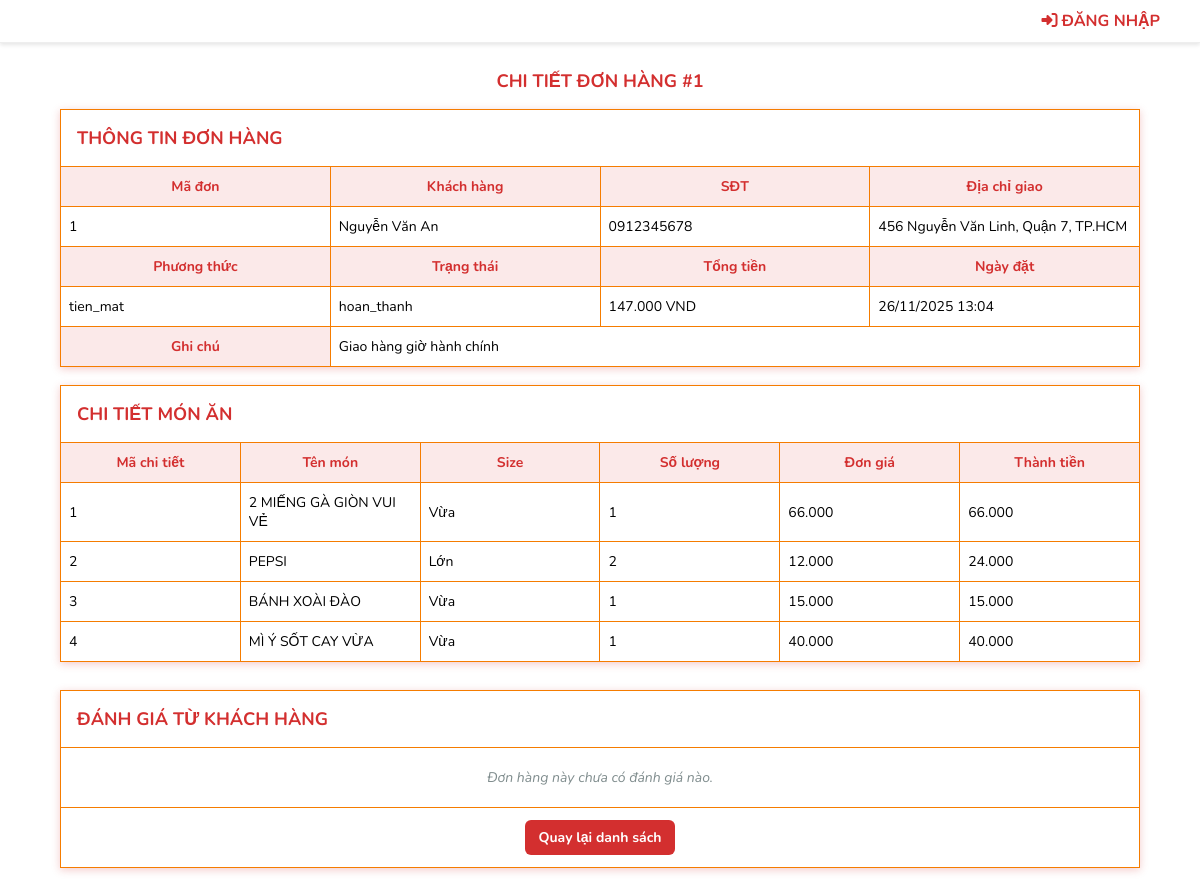
Before: /chi_tiet_don.php?order_id=1 with the older database file.
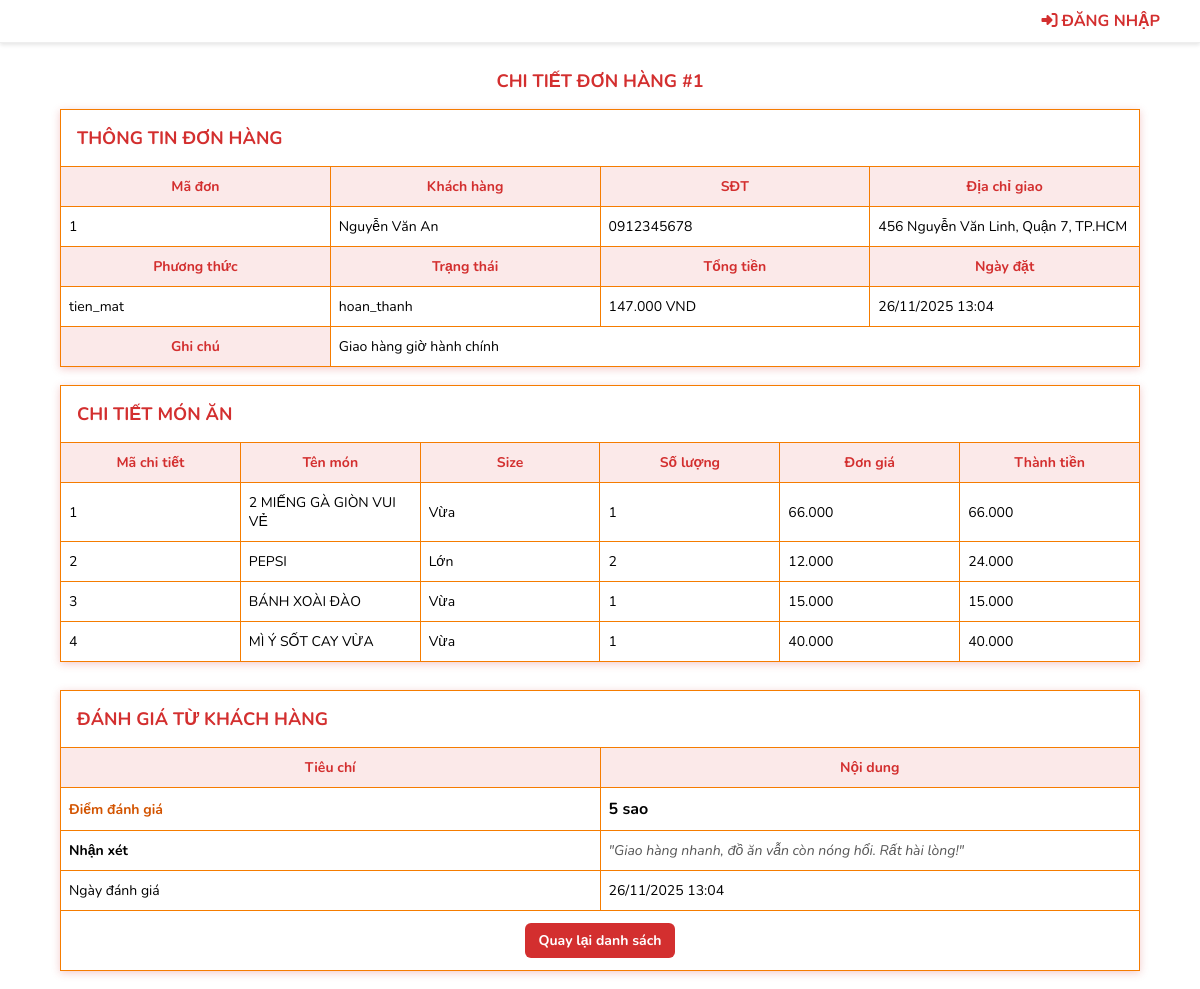
After: the same page with the newer database file.
### tables this page shows
CREATE TABLE DanhGia (
    MaDanhGia INT AUTO_INCREMENT PRIMARY KEY,
    MaUser INT NOT NULL,
    MaMonAn INT,
    Diem INT NOT NULL CHECK (Diem BETWEEN 1 AND 5),
    NoiDung TEXT,
    AnhReview VARCHAR(500),
    TrangThai ENUM('cho_duyet', 'da_duyet', 'tu_choi') DEFAULT 'cho_duyet',
    NgayTao DATETIME DEFAULT CURRENT_TIMESTAMP,
    FOREIGN KEY (MaUser) REFERENCES Users(MaUser) ON DELETE CASCADE,
    FOREIGN KEY (MaMonAn) REFERENCES MonAn(MaMonAn) ON DELETE SET NULL
);

### chi_tiet_don.php (the view, shortened to what the changed rows need)
<!DOCTYPE html>
<html lang="en">
<head>
    <link rel="stylesheet" href="./css/chi_tiet_don.css">
</head>
<body>
    <?php include_once "includes/header2.php"; ?>
    <?php
        $hostname = "localhost";
        $username = "root";
        $password = "";
        $dbname = "quanly_cua_hang";
        $conn = mysqli_connect($hostname, $username, $password, $dbname);
        $orderId = isset($_GET['order_id']) ? (int)$_GET['order_id'] : 0;
        $sqlReview = "SELECT * FROM DanhGia WHERE MaDonHang = $orderId";
        $resReview = mysqli_query($conn, $sqlReview);
        $review = mysqli_fetch_assoc($resReview);
    ?>
    <div class="table-container" style="width: 100%; display: flex; flex-direction: column; align-items: center;">
        <div class="page-header" style="width: 95%; margin-bottom: 10px; text-align: center;">
            <h2>CHI TIẾT ĐƠN HÀNG #<?php echo $orderId; ?></h2>
        </div>
    <form class="form1">
        <table>
            <tr>
                <td colspan="4"><h2>THÔNG TIN ĐƠN HÀNG</h2></td>
            </tr>
        </table>
    </form>
    <form class="form2">
        <table>
            <tr>
                <td colspan="6"><h2>CHI TIẾT MÓN ĂN</h2></td>
            </tr>
        </table>
    </form>
    <form class="form2" style="margin-top: 10px;">
        <table>
            <tr>
                <td colspan="2"><h2>ĐÁNH GIÁ TỪ KHÁCH HÀNG</h2></td>
            </tr>
            <?php if ($review): ?>
                <tr class="tieude">
                    <td style="width: 20%;">Tiêu chí</td>
                    <td>Nội dung</td>
                </tr>
                <tr class="noidung">
                    <td style="font-weight: bold; color: #d35400;">Điểm đánh giá</td>
                    <td style="font-weight: bold; font-size: 16px;">
                        <?php echo $review['Diem']; ?> sao
                    </td>
                </tr>
                <tr class="noidung">
                    <td style="font-weight: bold;">Nhận xét</td>
                    <td style="font-style: italic; color: #555;">
                        "<?php echo nl2br(htmlspecialchars($review['NoiDung'])); ?>"
                    </td>
                </tr>
                <tr class="noidung">
                    <td>Ngày đánh giá</td>
                    <td><?php echo date('d/m/Y H:i', strtotime($review['NgayTao'])); ?></td>
                </tr>
            <?php else: ?>
                <tr>
                    <td colspan="2" style="text-align: center; padding: 20px; color: #7f8c8d;">
                        <em>Đơn hàng này chưa có đánh giá nào.</em>
                    </td>
                </tr>
            <?php endif; ?>
        </table>
    </form>
    </div>
</body>
</html>

Changed rows visible on the page:
now on this page (row edited): danhgia: Diem "5", NoiDung "Giao hàng nhanh, đồ ăn vẫn còn nóng hổi. Rất hài lòng!", NgayTao "26/11/2025 13:04"
Other visible differences:
text no longer shown: "Đơn hàng này chưa có đánh giá nào."
text now shown: "Tiêu chí Nội dung Điểm đánh giá sao Nhận xét \" \" Ngày đánh giá"
